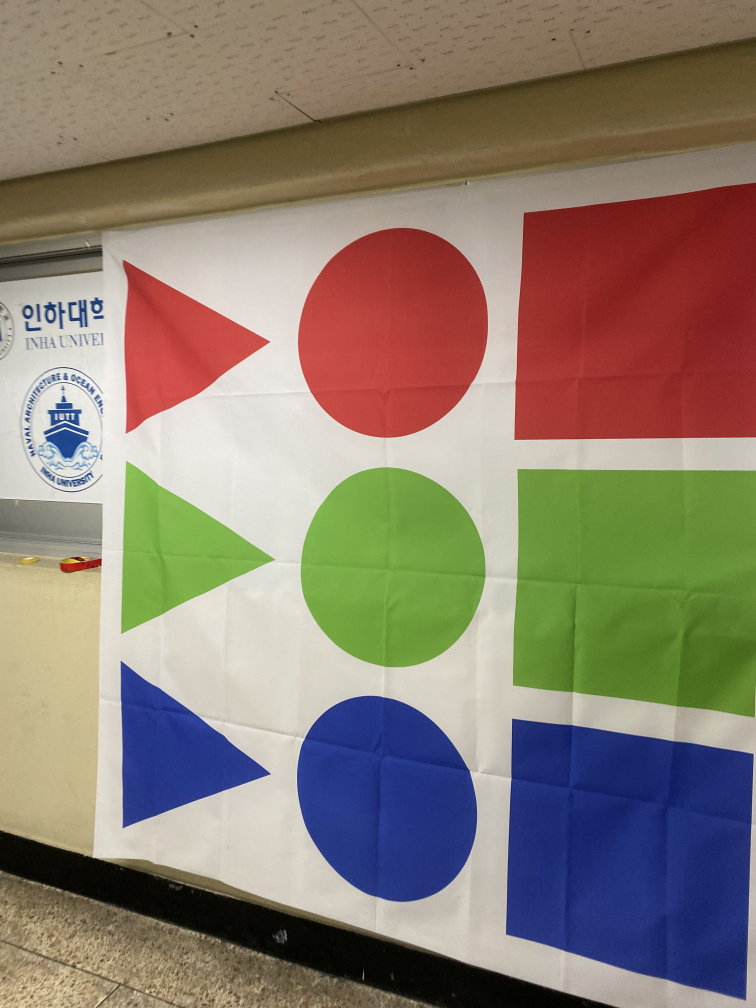
#> input picture src/docking/pic23.jpeg, 3024 x 4032 px (shown at 1/4 size)
$ python mark_detection_test.py   (older library calls are emulated)
#> lines starting #> are read from the running program, lines starting #| are printed output that depends on the picture; after the words box and inside, x2 and y2 are one past the last pixel; in counts of white or black regions, pixels touching at a corner belong together
#!/usr/bin/env python
# -*- coding:utf-8 -*-

import sys
import time

import cv2
import numpy as np


class StarboardCam:
    def __init__(self, target):
#> called with target = 'red-4'
        self.img_raw = cv2.imread("pic23.jpeg", cv2.IMREAD_COLOR)
#> self.img_raw is the input picture: shape (4032, 3024, 3); mean B, G, R 111.7, 125.7, 138.6
        if self.img_raw is None:
            print("Image load failed!")
            exit(1)

        self.w = self.img_raw.shape[0]  # 640로 resize 할 값으로 바꾸기
#> self.w = 4032
        self.h = self.img_raw.shape[1]  # 480
#> self.h = 3024

        self.img_raw = cv2.resize(self.img_raw, dsize=(300, 300))
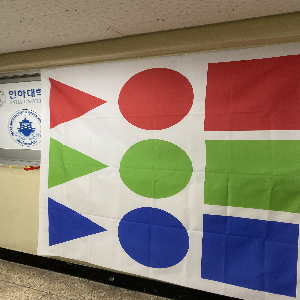
#> self.img_raw: shape (300, 300, 3); mean B, G, R 111.6, 125.6, 138.5

        self.kernel_size = 5

        self.target = target
        self.target_color = self.target[0]
        self.target_shape = self.target[1]

        cv2.namedWindow("hsv")
        cv2.createTrackbar("H lower", "hsv", 0, 180, self.trackbar_callback)
        cv2.createTrackbar("H upper", "hsv", 7, 180, self.trackbar_callback)
        cv2.createTrackbar("S lower", "hsv", 98, 255, self.trackbar_callback)
        cv2.createTrackbar("S upper", "hsv", 255, 255, self.trackbar_callback)
        cv2.createTrackbar("V lower", "hsv", 0, 255, self.trackbar_callback)
        cv2.createTrackbar("V upper", "hsv", 255, 255, self.trackbar_callback)

        self.H_bound = [0, 0]
        self.S_bound = [0, 0]
        self.V_bound = [0, 0]

    def trackbar_callback(self, usrdata):
        pass

    def starboard_callback(self, msg):
        self.img_raw = self.bridge.imgmsg_to_cv2(msg, "bgr8")

    def detect_mark(self):  # 한 프레임 당
        # bright_adjust = self.mean_brightness() # 1. 평균 밝기로 변환
        hsv = cv2.cvtColor(self.img_raw, cv2.COLOR_BGR2HSV)  # TODO: 여기 맞나?
#> hsv: shape (300, 300, 3); mean H, S, V 34.1, 104.7, 155.9
        blur = cv2.GaussianBlur(hsv, (self.kernel_size, self.kernel_size), 0)  # 2. 가우시안 블러
#> blur: shape (300, 300, 3); mean H, S, V 34.1, 104.7, 155.9

        self.set_HSV_value()
        mask = self.HSV_mask(blur)
#> in HSV_mask, `mask = cv2.inRange(img, lower, upper)`:
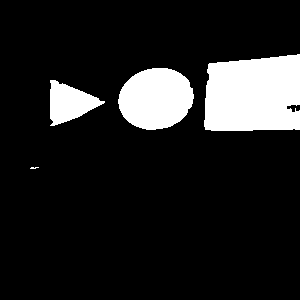
#> mask: shape (300, 300); 13.1% white; 4 white regions (1 under 20 px), largest, box (x1, y1, x2, y2) and area: (204, 54, 300, 131) 6643, (118, 68, 194, 130) 3653, (50, 80, 105, 126) 1442

        cv2.imshow("raw", self.img_raw)
        # cv2.imshow("bright_adjust", bright_adjust)
        # cv2.imshow("hsv", hsv)
        # cv2.imshow("blur", blur)

        cv2.imshow("mask", mask)

        ### 모폴로지 연산
        #################3 best 기록
        ### (1, 1) open, H upper 조금 키우기
        ### (3, 3) close, H upper 13
        ### (9, 9) close, 그대로
        ### (5, 5) open, H upper 조금 키우기

        morph_kernel = np.ones((5, 5), np.uint8)
        morph = cv2.morphologyEx(mask, cv2.MORPH_CLOSE, morph_kernel)
#> morph: shape (300, 300); 13.1% white; 4 white regions (1 under 20 px), largest, box (x1, y1, x2, y2) and area: (204, 54, 300, 131) 6691, (118, 68, 194, 130) 3653, (50, 80, 105, 126) 1451

        shape = cv2.cvtColor(morph, cv2.COLOR_GRAY2BGR)  # 임시
#> shape: shape (300, 300, 3); 13.1% white; 4 white regions (1 under 20 px)

        _, contours, _ = cv2.findContours(
            morph, cv2.RETR_CCOMP, cv2.CHAIN_APPROX_NONE
        )  # 모드 좋은 걸로 탐색
#> contours = 4 contours, 1 with area under 20; largest, box (x1, y1, x2, y2) and area: (204, 54, 300, 131) 6526, (118, 68, 194, 130) 3554, (50, 80, 105, 126) 1372
        print("# of conturs : {}".format(len(contours)))
#| # of conturs : 4

        for contour in contours:
            # print("conture size : {}".format(len(contour)))

            approx = cv2.approxPolyDP(contour, cv2.arcLength(contour, True) * 0.02, True)

            area = cv2.contourArea(approx)
            if area < 1000:
                continue

            vertex_num = len(approx)
            # print("conture size : {}".format(vertex_num))

            if vertex_num == 3:
                shape = self.set_label(shape, approx, "Triangle")
            elif vertex_num == 4:
                shape = self.set_label(shape, approx, "Rectangle")
            else:
                # area = cv2.contourArea(approx)  # 여기 0 나와서 div zero 에러 남
                _, radius = cv2.minEnclosingCircle(approx)
                ratio = radius * radius * 3.14 / area
                if ratio > 0.5 and ratio < 1.5:  # 조정하자. 트랙바...?
                    self.set_label(shape, approx, "Circle")
#> this loop made 4 passes
#> (area, vertex_num, radius, ratio) on pass 3: (3265, 8, 37.15, 1.33)
#> (approx, area, vertex_num) on passes 2, 4: ([[50, 125], [77, 117], [104, 101], [50, 80]], 1323, 4), ([[299, 54], [209, 63], [205, 129], [299, 129]], 6477, 4)
#> pass 2, in detect_mark, `shape = self.set_label(shape, approx, "Rectangle")`:
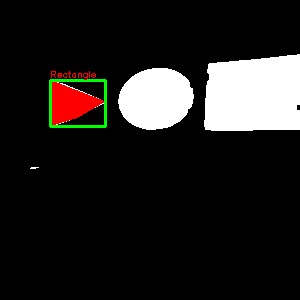
#> shape: shape (300, 300, 3); mean B, G, R 29.5, 31.2, 33.5
#> pass 3, in set_label (call 2), `drawn = cv2.drawContours(img, [approx], -1, (0, 0, 255), -1)`:
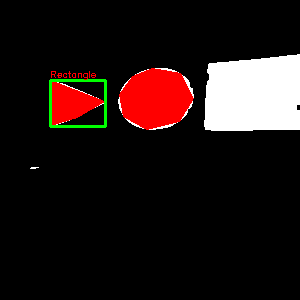
#> drawn: shape (300, 300, 3); mean B, G, R 20, 21.7, 33.5
#> after the loop:
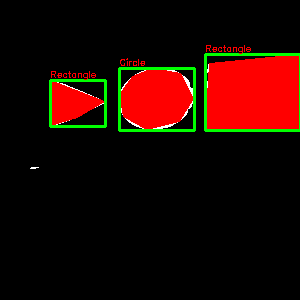
#> shape: shape (300, 300, 3); 12.9% of pixels changed, all inside (x1, y1, x2, y2) = (118, 45, 300, 132)

        cv2.imshow("shape", shape)

        return False

    def set_label(self, img, approx, label):
        drawn = cv2.drawContours(img, [approx], -1, (0, 0, 255), -1)
        x, y, w, h = cv2.boundingRect(approx)
        cv2.rectangle(img, (x, y), (x + w, y + h), (0, 255, 0), 2)
        cv2.putText(img, label, (x, y - 3), cv2.FONT_HERSHEY_SIMPLEX, 0.3, (0, 0, 255))
        return drawn

    def mean_brightness(self):
        img = self.img_raw
        fixed = 70

        m = cv2.mean(img)
        scalar = (-int(m[0]) + fixed, -int(m[1]) + fixed, -int(m[2]) + fixed, 0)
        # TODO 이 방법 맞나...?
        dst = cv2.add(img, scalar)

        return dst

    def set_HSV_value(self):
        self.H_bound[0] = cv2.getTrackbarPos("H lower", "hsv")
        self.H_bound[1] = cv2.getTrackbarPos("H upper", "hsv")
        self.S_bound[0] = cv2.getTrackbarPos("S lower", "hsv")
        self.S_bound[1] = cv2.getTrackbarPos("S upper", "hsv")
        self.V_bound[0] = cv2.getTrackbarPos("V lower", "hsv")
        self.V_bound[1] = cv2.getTrackbarPos("V upper", "hsv")

    def HSV_mask(self, img):
        lower = np.array([self.H_bound[0], self.S_bound[0], self.V_bound[0]])
        upper = np.array([self.H_bound[1], self.S_bound[1], self.V_bound[1]])
        mask = cv2.inRange(img, lower, upper)

        return mask


if __name__ == "__main__":
    starCam = StarboardCam("red-4")

    while True:
        starCam.detect_mark()

        if cv2.waitKey(1) == 27:
#> (key Esc is pressed here)
            break

$ run again, with src/docking/pic1.jpeg copied over src/docking/pic23.jpeg
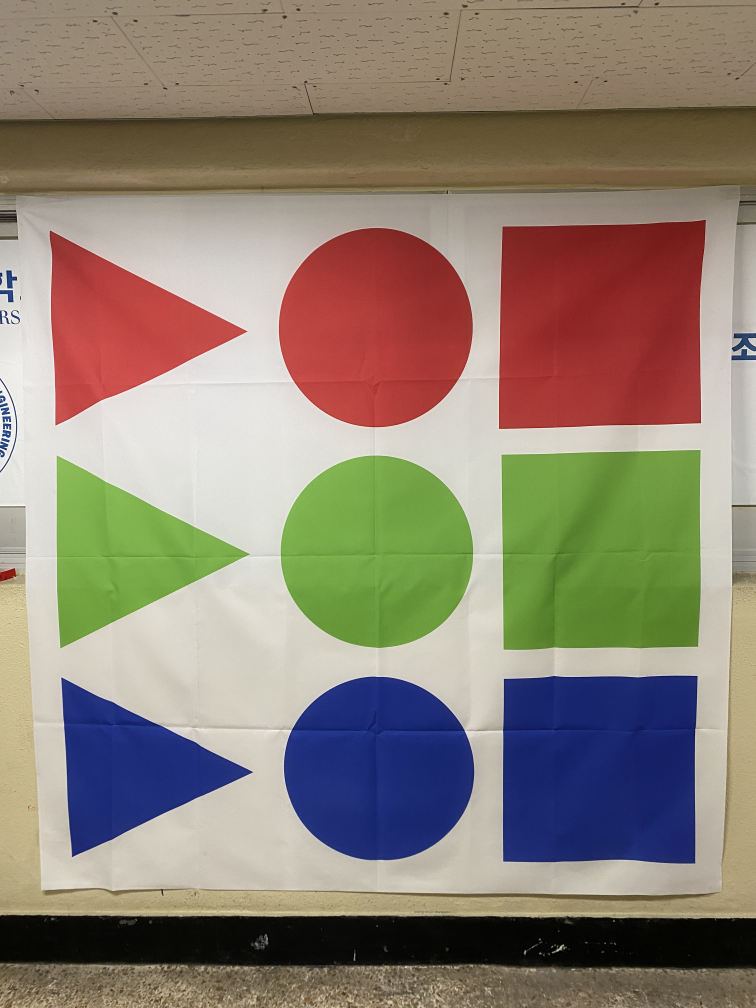
#> input picture src/docking/pic1.jpeg, 3024 x 4032 px (shown at 1/4 size)
#> in __init__, self.img_raw is the input picture: shape (4032, 3024, 3); mean B, G, R 115.3, 129.7, 141.6
#> self.img_raw: shape (300, 300, 3)
#> hsv: shape (300, 300, 3); mean H, S, V 31.6, 94.1, 156
#> blur: shape (300, 300, 3); mean H, S, V 31.6, 94.1, 156
#> in HSV_mask, `mask = cv2.inRange(img, lower, upper)`:
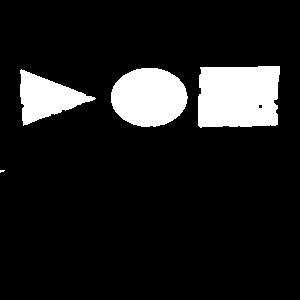
#> mask: shape (300, 300); 11.6% white; 4 white regions (1 under 20 px), largest, box (x1, y1, x2, y2) and area: (198, 66, 280, 128) 4720, (111, 68, 188, 127) 3558, (20, 69, 96, 126) 2167
#> morph: shape (300, 300); 11.7% white; 4 white regions (1 under 20 px), largest, box (x1, y1, x2, y2) and area: (198, 66, 280, 128) 4742, (111, 68, 188, 127) 3561, (20, 69, 96, 126) 2179
#> contours = 4 contours, 1 with area under 20; largest, box (x1, y1, x2, y2) and area: (198, 66, 280, 128) 4602, (111, 68, 188, 127) 3464, (20, 69, 96, 126) 2076
#| # of conturs : 4
#> the loop in detect_mark, `for contour in contours: # print("conture size : {}".format(len(contou..` made 4 passes
#> (area, vertex_num, radius, ratio) on pass 3: (3217, 9, 37.57, 1.38)
#> after the loop in detect_mark, `for contour in contours:`:
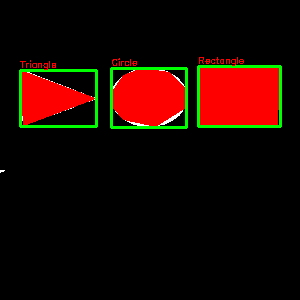
#> shape: shape (300, 300, 3); mean B, G, R 0.7, 7.6, 29.3
